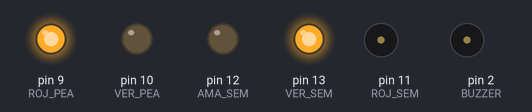
The sketch below on a simulated Arduino Uno, built with avr-gcc and run on an emulated ATmega328P. Parts: output pins drawn as LEDs (lit = HIGH), buzzer (waves = sounding, pin HIGH). Pins used as bus, display or sensor lines are not drawn.

Above: at 0.1 s.
At 5.12 s:
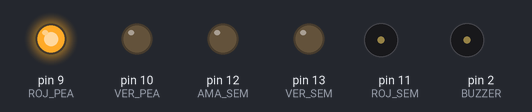
At 6.6 s:
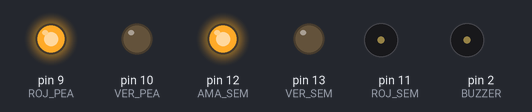
At 7.6 s:
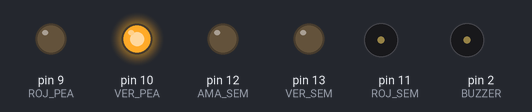
At 18.85 s:
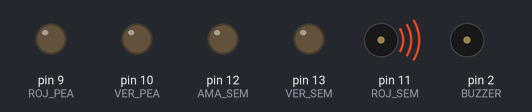
At 30.3 s:
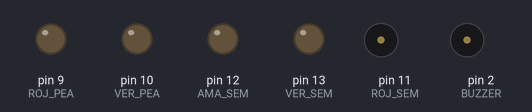
Timing chart, 0 to 40.0 s (numbered marks = the images above):
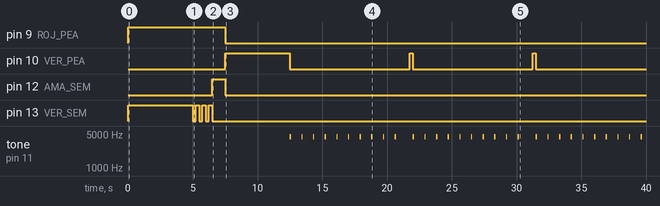

The sketch:

semaforo.ino
```cpp
// C++ code
//
#define VER_SEM 13
#define AMA_SEM 12
#define ROJ_SEM 11
#define VER_PEA 10
#define ROJ_PEA 9
#define BUZZER 2
void setup()
{
  pinMode(VER_SEM, OUTPUT);
  pinMode(AMA_SEM, OUTPUT);
  pinMode(ROJ_SEM, OUTPUT);
  pinMode(VER_PEA, OUTPUT);
  pinMode(ROJ_PEA, OUTPUT);
  pinMode(BUZZER, OUTPUT);
}

void loop()
{
  //SEMAFORO EN VERDE
  digitalWrite(VER_SEM, HIGH);
  digitalWrite(AMA_SEM, LOW);
  digitalWrite(ROJ_SEM, LOW);
  digitalWrite(VER_PEA, LOW);
  digitalWrite(ROJ_PEA, HIGH);
  digitalWrite(BUZZER, LOW);
  delay(5000);
 //SEMAFORO EN VERDE PARPADEANDO
 //1 VEZ
  digitalWrite(VER_SEM, LOW);
  digitalWrite(AMA_SEM, LOW);
  digitalWrite(ROJ_SEM, LOW);
  digitalWrite(VER_PEA, LOW);
  digitalWrite(ROJ_PEA, HIGH);
  digitalWrite(BUZZER, LOW);
  delay(250);

  digitalWrite(VER_SEM, HIGH);
  digitalWrite(AMA_SEM, LOW);
  digitalWrite(ROJ_SEM, LOW);
  digitalWrite(VER_PEA, LOW);
  digitalWrite(ROJ_PEA, HIGH);
  digitalWrite(BUZZER, LOW);
  delay(250);
  //2DA VEZ
  digitalWrite(VER_SEM, LOW);
  digitalWrite(AMA_SEM, LOW);
  digitalWrite(ROJ_SEM, LOW);
  digitalWrite(VER_PEA, LOW);
  digitalWrite(ROJ_PEA, HIGH);
  digitalWrite(BUZZER, LOW);
  delay(250);

  digitalWrite(VER_SEM, HIGH);
  digitalWrite(AMA_SEM, LOW);
  digitalWrite(ROJ_SEM, LOW);
  digitalWrite(VER_PEA, LOW);
  digitalWrite(ROJ_PEA, HIGH);
  digitalWrite(BUZZER, LOW);
  delay(250);
  //3RA VEZ
  digitalWrite(VER_SEM, LOW);
  digitalWrite(AMA_SEM, LOW);
  digitalWrite(ROJ_SEM, LOW);
  digitalWrite(VER_PEA, LOW);
  digitalWrite(ROJ_PEA, HIGH);
  digitalWrite(BUZZER, LOW);
  delay(250);

  digitalWrite(VER_SEM, HIGH);
  digitalWrite(AMA_SEM, LOW);
  digitalWrite(ROJ_SEM, LOW);
  digitalWrite(VER_PEA, LOW);
  digitalWrite(ROJ_PEA, HIGH);
  digitalWrite(BUZZER, LOW);
  delay(250);

  //SEMAFORO EN AMARILLO
  digitalWrite(VER_SEM, LOW);
  digitalWrite(AMA_SEM, HIGH);
  digitalWrite(ROJ_SEM, LOW);
  digitalWrite(VER_PEA, LOW);
  digitalWrite(ROJ_PEA, HIGH);
  digitalWrite(BUZZER, LOW);
  delay(1000);

  //SEMAFORO EN ROJO
  digitalWrite(VER_SEM, LOW);
  digitalWrite(AMA_SEM, LOW);
  digitalWrite(ROJ_SEM, HIGH);
  digitalWrite(VER_PEA, HIGH);
  digitalWrite(ROJ_PEA, LOW);
  digitalWrite(BUZZER, LOW);
  delay(5000);

  //ADVERTENCIA CAMBIO A VERDE
  //1RA VEZ
  digitalWrite(VER_SEM, LOW);
  digitalWrite(AMA_SEM, LOW);
  digitalWrite(ROJ_SEM, HIGH);
  digitalWrite(VER_PEA, LOW);
  digitalWrite(ROJ_PEA, LOW);
  for (int i=0; i<=9; i++){
    tone (11, 4400, 100);
    delay (900);}
  delay(250);

  digitalWrite(VER_SEM, LOW);
  digitalWrite(AMA_SEM, LOW);
  digitalWrite(ROJ_SEM, HIGH);
  digitalWrite(VER_PEA, HIGH);
  digitalWrite(ROJ_PEA, LOW);
  digitalWrite(BUZZER, LOW);
  delay(250);

  //2DA VEZ
  digitalWrite(VER_SEM, LOW);
  digitalWrite(AMA_SEM, LOW);
  digitalWrite(ROJ_SEM, HIGH);
  digitalWrite(VER_PEA, LOW);
  digitalWrite(ROJ_PEA, LOW);
  for (int i=0; i<=9; i++){
    tone (11, 4400, 100);
    delay (900);}
  delay(250);

  digitalWrite(VER_SEM, LOW);
  digitalWrite(AMA_SEM, LOW);
  digitalWrite(ROJ_SEM, HIGH);
  digitalWrite(VER_PEA, HIGH);
  digitalWrite(ROJ_PEA, LOW);
  digitalWrite(BUZZER, LOW);
  delay(250);

  //3RA VEZ
  digitalWrite(VER_SEM, LOW);
  digitalWrite(AMA_SEM, LOW);
  digitalWrite(ROJ_SEM, HIGH);
  digitalWrite(VER_PEA, LOW);
  digitalWrite(ROJ_PEA, LOW);
  for (int i=0; i<=9; i++){
    tone (11, 4400, 100);
    delay (900);}
  delay(250);

  digitalWrite(VER_SEM, LOW);
  digitalWrite(AMA_SEM, LOW);
  digitalWrite(ROJ_SEM, HIGH);
  digitalWrite(VER_PEA, HIGH);
  digitalWrite(ROJ_PEA, LOW);
  digitalWrite(BUZZER, LOW);
  delay(250);
}
```

Measured:
- by itself, pin 9 (ROJ_PEA): LOW → HIGH at 0.00 s, → LOW 7.5 s later
- by itself, pin 10 (VER_PEA): repeats every 9.5 s: LOW 9.3 s, HIGH 0.25 s
- by itself, pin 12 (AMA_SEM): LOW → HIGH at 6.5 s, → LOW 1.0 s later
- by itself, pin 13 (VER_SEM): repeats every 0.50 s: LOW 0.25 s, HIGH 0.25 s, until it stays LOW from 6.5 s
- by itself, tone on pin 11 (ROJ_SEM): repeats every 9.5 s: 9 × (silent 0.80 s, 4400 Hz 0.10 s), silent 1.3 s, 4400 Hz 0.10 s
